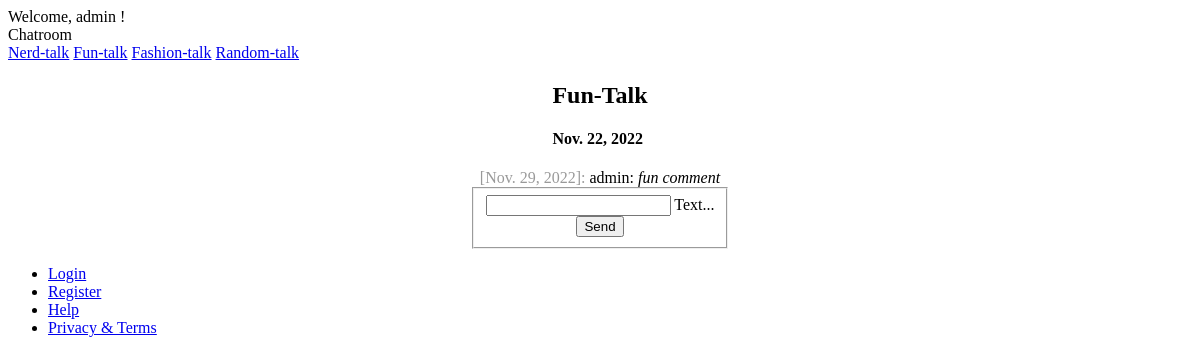
Screenshot of /chat/3/ (signed in) with the database file from the repository.
### chat/models.py (models this page shows)
class Chat(models.Model):
    created_at = models.DateField(default=now)
    name = models.CharField(max_length=30)

class Message(models.Model):
    text = models.CharField(max_length=500)
    created_at = models.DateField(default=now)
    chat = models.ForeignKey(Chat, on_delete=models.CASCADE)
    author = models.ForeignKey(settings.AUTH_USER_MODEL, on_delete=models.CASCADE, related_name='author_message_set')
    receiver = models.ForeignKey(settings.AUTH_USER_MODEL, on_delete=models.CASCADE, related_name='receiver_message_set')

### chat/views.py (the view, shortened to what this page needs)
# urls.py: path('', index),
@login_required(login_url='/login/')
def index(request, id=None):
    myChat = Chat.objects.get(id=get_chat_id_or_default(id))
    chatMessages = Message.objects.filter(chat__id=myChat.pk)
    return render(request, 'chat/index.html', {
        'messages': chatMessages,
        'name': myChat.name,
        'created': myChat.created_at,
        'chatId': myChat.pk,
    })

### chat/common.py (called while the page is built)
def get_chat_id_or_default(id):
    myId = int(id) if id else 2
    return myId if myId > 2 and myId < 6 else 2

### chat/templates/chat/index.html (shortened to what this page needs)
{% extends "base.html" %}
{% block content %} {% load static %}
<div class="d-flex align-items-center flex-direction-column">
  <div>
    <h2>{{ name }}</h2>
    <h4>{{ created }}</h4>
  </div>
  <div id="messageContainer">
    {% for message in messages %}
    <div>
      <span class="color-gray">[{{ message.created_at }}]:</span>
      {{ message.author }}: <i>{{ message.text }}</i>
    </div>
    {% endfor %}
  </div>
  <form onsubmit="saveMessage(); return false;" method="post">
    <fieldset
      id="fieldset"
      class="d-flex justify-content-center align-items-center flex-direction-column"
    >
      <div class="mdl-textfield mdl-js-textfield mdl-textfield--floating-label">
        <input
          class="mdl-textfield__input"
          name="message"
          type="text"
          id="messageField"
        />
        <label class="mdl-textfield__label" for="messageField">Text...</label>
      </div>
      <div>
        <button
          id="sendBtn"
          class="mdl-button mdl-js-button mdl-button--raised mdl-js-ripple-effect mdl-button--accent"
        >
          Send
        </button>
      </div>
    </fieldset>
  </form>
</div>
{% endblock %}

### templates/base.html (shortened to what this page needs)
<!DOCTYPE html>
<html lang="en">
  <head>
    <link
      rel="stylesheet"
      href="https://code.getmdl.io/1.3.0/material.indigo-pink.min.css"
    />
    {% load static %}
    <link rel="stylesheet" href="{% static 'css/style.css' %}" />
  </head>
  <body style="height: max-height: 100vh;">
    <div class="mdl-layout mdl-js-layout mdl-layout--fixed-header">
      <header class="mdl-layout__header">
        <div class="mdl-layout__header-row">
          <span class="mdl-layout-title">
            {% if request.user.is_authenticated %}
            <span>Welcome, {{ request.user.username }} !</span>
            {% else %}
            <span>Welcome! Please log in!</span>
            {% endif %}
          </span>
        </div>
      </header>
      <div class="mdl-layout__drawer">
        <span class="mdl-layout-title">Chatroom</span>
        <nav class="mdl-navigation">
          <a class="mdl-navigation__link" href="/chat/2/">Nerd-talk</a>
          <a class="mdl-navigation__link" href="/chat/3/">Fun-talk</a>
          <a class="mdl-navigation__link" href="/chat/4/">Fashion-talk</a>
          <a class="mdl-navigation__link" href="/chat/5/">Random-talk</a>
        </nav>
      </div>
      <main class="mdl-layout__content">
        <div>{% block content %} {% endblock %}</div>
      </main>
      <footer class="mdl-mini-footer mt-16">
        <div class="mdl-mini-footer__left-section">
          <ul class="mdl-mini-footer__link-list">
            <li><a href="/login/">Login</a></li>
            <li><a href="/register/">Register</a></li>
            <li><a href="#">Help</a></li>
            <li><a href="#">Privacy & Terms</a></li>
          </ul>
        </div>
      </footer>
    </div>
  </body>
</html>

### static/css/style.css (style rules this page uses)
.color-gray { color: rgba(0, 0, 0, 0.4); }
.d-flex { display: flex !important; }
.flex-direction-column { flex-direction: column; }
.justify-content-center { justify-content: center !important; }
.align-items-center { align-items: center !important; }
.mt-16 { margin-top: 16px; }

### rows the page displays
Chat: name "Fun-Talk", created_at "Nov. 22, 2022"
Message: created_at "Nov. 29, 2022", author "admin", text "fun comment"

### other values shown
{{ request.user.username }} "admin"
